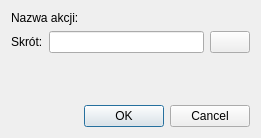
<?xml version="1.0" encoding="UTF-8"?>
<ui version="4.0">
 <class>ActionEditorDialog</class>
 <widget class="QDialog" name="ActionEditorDialog">
  <property name="geometry">
   <rect>
    <x>0</x>
    <y>0</y>
    <width>261</width>
    <height>138</height>
   </rect>
  </property>
  <property name="windowTitle">
   <string>Edycja skrótów</string>
  </property>
  <property name="toolTip">
   <string>Wprowadź sekwencję klawiszy, która ma zostać powiązana z tą akcją</string>
  </property>
  <layout class="QVBoxLayout" name="verticalLayout">
   <item>
    <widget class="QLabel" name="m_actionNameLabel">
     <property name="text">
      <string>Nazwa akcji:</string>
     </property>
    </widget>
   </item>
   <item>
    <layout class="QHBoxLayout" name="horizontalLayout">
     <item>
      <widget class="QLabel" name="label">
       <property name="text">
        <string>Skrót:</string>
       </property>
      </widget>
     </item>
     <item>
      <widget class="QLineEdit" name="m_shortcutLineEdit">
       <property name="enabled">
        <bool>true</bool>
       </property>
       <property name="mouseTracking">
        <bool>false</bool>
       </property>
       <property name="focusPolicy">
        <enum>Qt::NoFocus</enum>
       </property>
       <property name="readOnly">
        <bool>true</bool>
       </property>
      </widget>
     </item>
     <item>
      <widget class="QPushButton" name="m_clearButton">
       <property name="toolTip">
        <string>Wyczyść</string>
       </property>
       <property name="text">
        <string/>
       </property>
       <property name="icon">
        <iconset resource="../icons/icons.qrc">
         <normaloff>:/icons/edit-clear.png</normaloff>:/icons/edit-clear.png</iconset>
       </property>
      </widget>
     </item>
    </layout>
   </item>
   <item>
    <spacer name="verticalSpacer">
     <property name="orientation">
      <enum>Qt::Vertical</enum>
     </property>
     <property name="sizeHint" stdset="0">
      <size>
       <width>20</width>
       <height>22</height>
      </size>
     </property>
    </spacer>
   </item>
   <item>
    <widget class="QDialogButtonBox" name="buttonBox">
     <property name="orientation">
      <enum>Qt::Horizontal</enum>
     </property>
     <property name="standardButtons">
      <set>QDialogButtonBox::Cancel|QDialogButtonBox::Ok</set>
     </property>
    </widget>
   </item>
  </layout>
 </widget>
 <resources>
  <include location="../icons/icons.qrc"/>
 </resources>
 <connections>
  <connection>
   <sender>buttonBox</sender>
   <signal>accepted()</signal>
   <receiver>ActionEditorDialog</receiver>
   <slot>accept()</slot>
   <hints>
    <hint type="sourcelabel">
     <x>248</x>
     <y>254</y>
    </hint>
    <hint type="destinationlabel">
     <x>157</x>
     <y>274</y>
    </hint>
   </hints>
  </connection>
  <connection>
   <sender>buttonBox</sender>
   <signal>rejected()</signal>
   <receiver>ActionEditorDialog</receiver>
   <slot>reject()</slot>
   <hints>
    <hint type="sourcelabel">
     <x>316</x>
     <y>260</y>
    </hint>
    <hint type="destinationlabel">
     <x>286</x>
     <y>274</y>
    </hint>
   </hints>
  </connection>
 </connections>
</ui>
